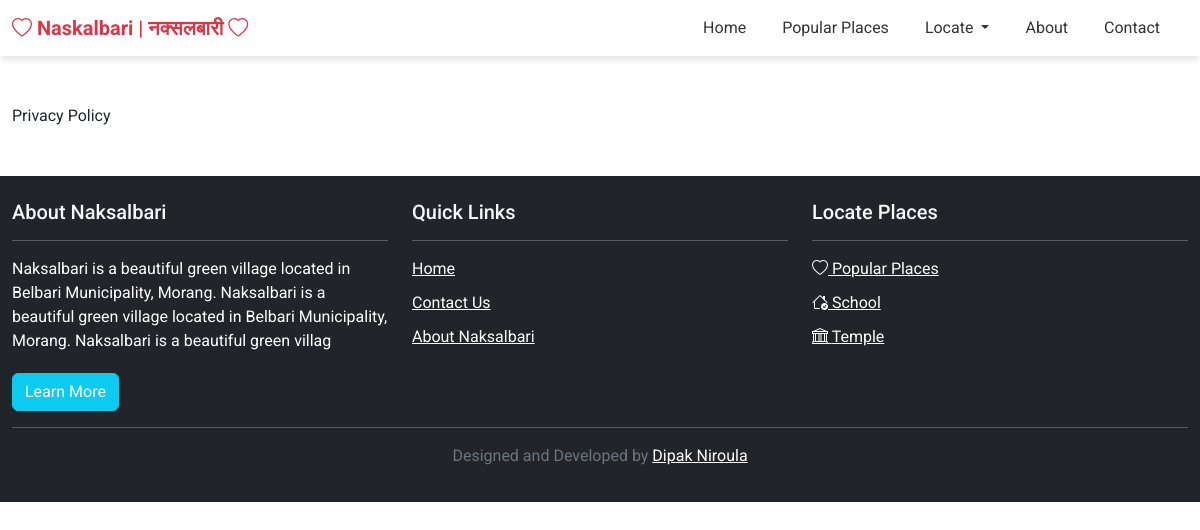
Page /privacy-policy/ on the committed database.
### website/models.py (models this page shows, shortened)
class AbstractModel(models.Model):
    created_at = models.DateTimeField(auto_now_add=True)
    updated_at = models.DateTimeField(auto_now=True)
    is_active = models.BooleanField(default=True)
    class Meta:
        abstract = True

class ExtraPage(AbstractModel):
    page_name = models.CharField(max_length=64)
    page_slug = models.SlugField(max_length=128)
    image = models.ImageField(upload_to="pages/", null=True, blank=True)
    content = models.TextField()

class SiteInfo(AbstractModel):  # only one can be active, if multiple, the latest will be taken
    version = models.PositiveIntegerField(default=0, unique=True)
    name = models.CharField(max_length=64)
    municipality = models.CharField(max_length=64)
    ward_no = models.CharField(max_length=3)
    district = models.CharField(max_length=64)
    province = models.CharField(max_length=64)
    image = models.ImageField(upload_to="site_info/")
    short_description = models.CharField(max_length=200)
    description = models.TextField()

class PlaceCategory(AbstractModel):
    name = models.CharField(max_length=64)
    slug = models.SlugField(max_length=128)
    icon = models.CharField(max_length=64)
    image = models.ImageField(upload_to="category/", null=True, blank=True)
    description = models.TextField(blank=True)

### website/views/client_views.py (the view)
# urls.py: path("<slug>/", client_views.PageDetailView.as_view(), name="pagedetail"),  # dont put any url with single path param below this
class PageDetailView(ClientMixin, generic.DetailView):
    template_name = "clienttemplates/pagedetail.html"
    context_object_name = "page"
    def get_object(self, queryset=None):
        return ExtraPage.objects.filter(page_slug=self.kwargs["slug"]).first()

### website/views/client_views.py (called while the page is built)
    def get_context_data(self, **kwargs):
        context = super().get_context_data(**kwargs)
        context["site_info"] = SiteInfo.objects.filter(is_active=True).order_by("version").last()
        context["place_categories"] = PlaceCategory.objects.filter(is_active=True)
        return context

### templates/clienttemplates/pagedetail.html (shortened to what this page needs)
{% extends "clienttemplates/base.html" %}
{% block content %}
{{page.page_name}}
{% endblock %}

### templates/clienttemplates/base.html (shortened to what this page needs)
{% load static %}
<!DOCTYPE html>
<html lang="en">
<head>
    <link href="https://cdn.jsdelivr.net/npm/bootstrap@5.3.3/dist/css/bootstrap.min.css" rel="stylesheet">
    <link rel="stylesheet" href="https://cdn.jsdelivr.net/npm/bootstrap-icons@1.11.3/font/bootstrap-icons.css">
    <link rel="stylesheet" href="{% static 'clientstatic/style.css' %}">
</head>
<body>
    <nav class="navbar navbar-expand-lg navbar-light">
        <div class="container-fluid">
            <a class="navbar-brand" href="{% url 'website:home' %}"><i class="bi bi-heart text-danger"></i> <span class="text-danger">Naskalbari | नक्सलबारी </span> <i class="bi bi-heart text-danger"></i></a>
            <div class="collapse navbar-collapse" id="navbarNav">
                <ul class="navbar-nav ms-auto">
                    <li class="nav-item">
                        <a class="nav-link {% block home %}{% endblock %}" aria-current="page" href="{% url 'website:home' %}">Home</a>
                    </li>
                    <li class="nav-item">
                        <a class="nav-link {% block popular_places %}{% endblock %}" aria-current="page" href="{% url 'website:placelist' %}">Popular Places</a>
                    </li>
                    <li class="nav-item dropdown">
                        <a class="nav-link dropdown-toggle {% block placelist %}{% endblock %}" href="#" id="navbarDropdown" role="button" data-bs-toggle="dropdown" aria-expanded="false">
                            Locate
                        </a>
                    </li>
                    <li class="nav-item">
                        <a href="{% url 'website:about' %}" class="nav-link {% block about %}{% endblock %}">About</a>
                    </li>
                    <li class="nav-item">
                        <a href="{% url 'website:contact' %}" class="nav-link {% block contact %}{% endblock %}">Contact</a>
                    </li>
                </ul>
            </div>
        </div>
    </nav>
    <div class="container-fluid my-5">
        {% block content %}
        {% endblock %}
    </div>
    <footer class="bg-dark text-white py-4 mt-auto">
        <div class="container">
            <div class="row">
                <div class="col-md-4">
                    <h5>About Naksalbari</h5>
                    <hr>
                    <p>{{ site_info.short_description }}</p>
                    <a href="{% url 'website:about' %}" class="btn btn-info text-white">Learn More</a>
                </div>
                <div class="col-md-4">
                    <h5>Quick Links</h5>
                    <hr>
                    <ul class="list-unstyled">
                        <li><a href="{% url 'website:home' %}" class="text-white">Home</a></li>
                        <li><a href="{% url 'website:contact' %}" class="text-white">Contact Us</a></li>
                        <li><a href="{% url 'website:about' %}" class="text-white">About Naksalbari</a></li>
                    </ul>
                </div>
                <div class="col-md-4">
                    <h5>Locate Places</h5>
                    <hr>
                    <ul class="list-unstyled">
                        <li>
                            <a class="text-white" href="{% url 'website:placelist' %}"><i class="bi bi-heart"></i> Popular Places</a>
                        </li>
                        {% for category in place_categories %}
                            <li>
                                <a class="text-white" href="{% url 'website:categorizedplacelist' category.slug %}">
                                    <i class="{{category.icon}}"></i>
                                    {{category.name}}
                                </a>
                            </li>
                        {% endfor %}
                    </ul>
                </div>
            </div>
            <hr>
            <div class="row">
                <div class="col-md-12">
                    <p class="text-center text-secondary">Designed and Developed by <a class="text-white" href="https://dipakniroula.com.np">Dipak Niroula</a></p>
                </div>
            </div>
        </div>
    </footer>
</body>
</html>

### static/clientstatic/style.css (style rules this page uses)
body { font-family: 'Roboto', sans-serif; }
.navbar { box-shadow: 0 4px 6px rgba(0, 0, 0, 0.1); }
.nav-link { color: #333 !important; margin-right: 20px; transition: color 0.3s ease; }
.navbar-brand { font-weight: bold; }
.container { max-width: 1200px; }
.btn { margin-top: 10px; }
footer { background-color: #343a40; color: #f8f9fa; }
footer h5 { color: #f8f9fa; }
footer p, footer ul li { margin-bottom: 10px; }
.mt-auto { margin-top: auto; }

### rows in the picture
ExtraPage: page_name "Privacy Policy"
SiteInfo: short_description "Naksalbari is a beautiful green village located in Belbari Municipality, Morang. Naksalbari is a beautiful green village located in Belbari Municipality, Morang. Naksalbari is a beautiful green villag"
PlaceCategory: name "School"
PlaceCategory: name "Temple"
